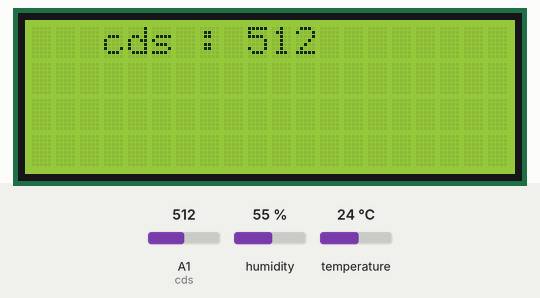
Simulated run of this sketch. Board: Arduino Uno, built with avr-gcc and run on an emulated ATmega328P. On the bench: 20×4 character LCD. Inputs (shaded band) come from the test bench; at power-on: A1 (cds) = 512, humidity 55 %, temperature 24 °C. What the sketch prints to the serial monitor is not drawn.

Above: at 1.3 s.
1.4 s: A1 (cds) set to 107
At 2.6 s:
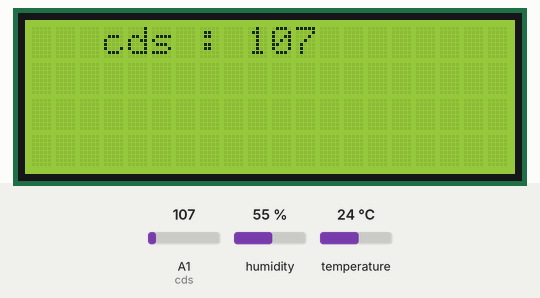
2.9 s: A1 (cds) set to 92
At 3.3 s:
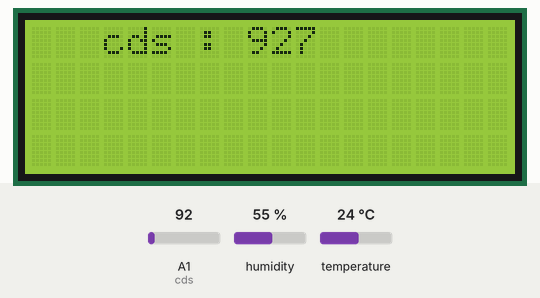
4.4 s: A1 (cds) set to 11
At 4.8 s:
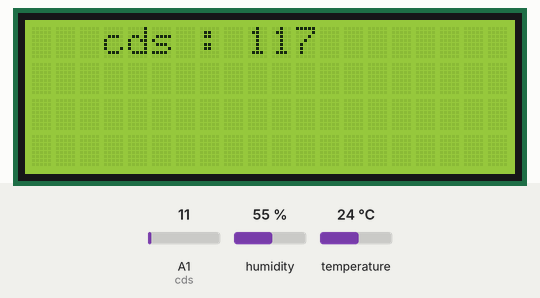
5.9 s: A1 (cds) set to 8
At 7.4 s:
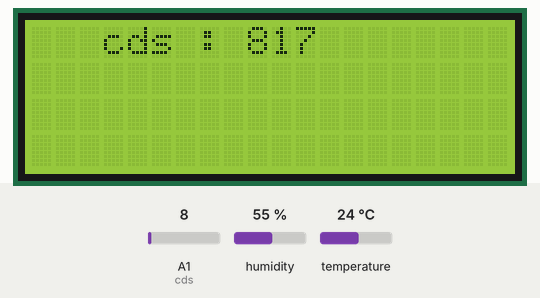
Timing chart, 0 to 8.4 s (numbered marks = the images above; inputs shaded):
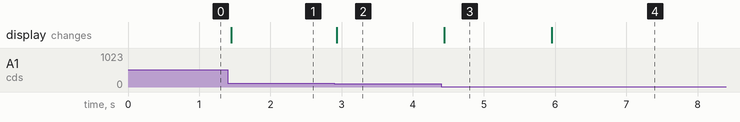

Measured:
- after the input at 1.4 s, the display: changes after 0.05 s (image 1)
- after the input at 2.9 s, the display: changes at once (image 2)
- after the input at 4.4 s, the display: changes at once (image 3)
- after the input at 5.9 s, the display: changes after 0.05 s (image 4)

The sketch:

lcd_cds.ino
```cpp
#include <Wire.h>
#include <LiquidCrystal_I2C.h>
#include <SimpleDHT.h>

LiquidCrystal_I2C lcd(0x3F,20,4);  // set the LCD address to 0x27 for a 16 chars and 2 line display

int pinDHT11 = 2;

SimpleDHT11 dht11(pinDHT11);
int cds = A1; // Analog input pin that the potentiometer is attached to
int cdsValue = 0; // value read from the pot
void setup() {
Serial.begin(9600);
lcd.init();                      // initialize the lcd
  lcd.init();
  // Print a message to the LCD.
  lcd.backlight();
}
void loop() {
cdsValue  = analogRead(cds); // read the analog in value:
  byte temperature = 0;
  byte humidity = 0;
  int err = SimpleDHTErrSuccess;
  if ((err = dht11.read(&temperature, &humidity, NULL)) != SimpleDHTErrSuccess) {
    Serial.print("Read DHT11 failed, err="); Serial.print(SimpleDHTErrCode(err));
    Serial.print(","); Serial.println(SimpleDHTErrDuration(err)); delay(1000);
    return;
  }

  Serial.print("Sample OK: ");
  Serial.print((int)temperature); Serial.print(" *C, ");
  Serial.print((int)humidity); Serial.println(" H");

  lcd.setCursor(3,0);
  lcd.print("cds : ");
  lcd.print(cdsValue);
}
```
